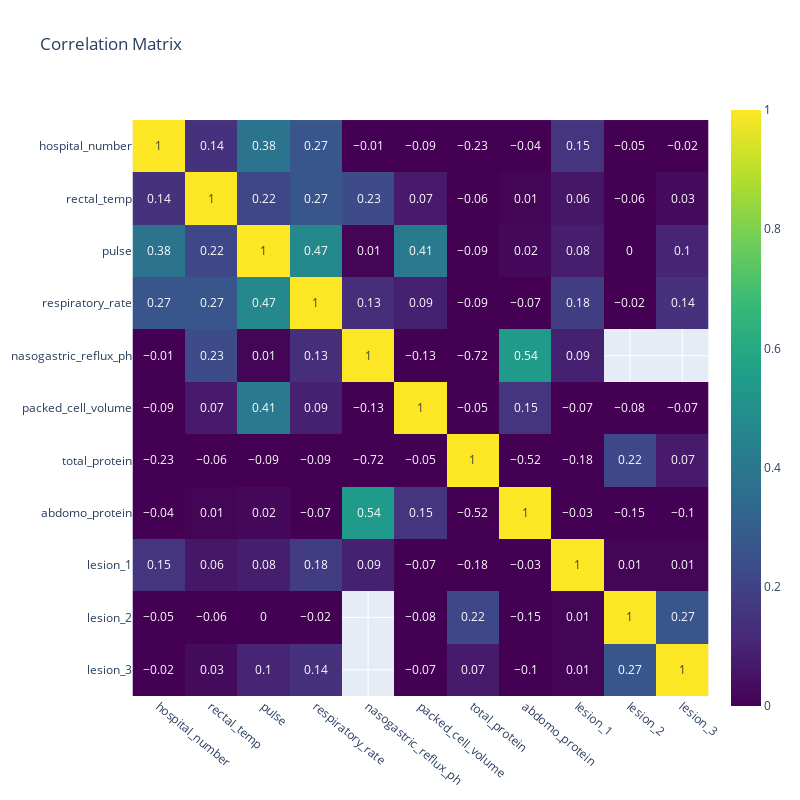

The code cell stored with this chart in its notebook:
### Code cell
correlation =  round(horses.corr(numeric_only = True),  ndigits=2)

fig = px.imshow(correlation,
                text_auto=True,
                color_continuous_scale = 'Viridis',
                range_color=(0, 1),
                title='Correlation Matrix',
                width=800,
                height=800
            )

fig.update_xaxes(tickangle=40)

fig.show()

### Figure 1 — Plotly figure (JSON) as saved in the notebook; plotly's stock layout.template omitted (floating-point values rounded to 4 significant figures)
{"data": [{"coloraxis": "coloraxis", "hovertemplate": "x: %{x}<br>y: %{y}<br>color: %{z}<extra></extra>", "name": "0", "texttemplate": "%{z}", "type": "heatmap", "x": ["hospital_number", "rectal_temp", "pulse", "respiratory_rate", "nasogastric_reflux_ph", "packed_cell_volume", "total_protein", "abdomo_protein", "lesion_1", "lesion_2", "lesion_3"], "xaxis": "x", "y": ["hospital_number", "rectal_temp", "pulse", "respiratory_rate", "nasogastric_reflux_ph", "packed_cell_volume", "total_protein", "abdomo_protein", "lesion_1", "lesion_2", "lesion_3"], "yaxis": "y", "z": [[1.0, 0.14, 0.38, 0.27, -0.01, -0.09, -0.23, -0.04, 0.15, -0.05, -0.02], [0.14, 1.0, 0.22, 0.27, 0.23, 0.07, -0.06, 0.01, 0.06, -0.06, 0.03], [0.38, 0.22, 1.0, 0.47, 0.01, 0.41, -0.09, 0.02, 0.08, -0.0, 0.1], [0.27, 0.27, 0.47, 1.0, 0.13, 0.09, -0.09, -0.07, 0.18, -0.02, 0.14], [-0.01, 0.23, 0.01, 0.13, 1.0, -0.13, -0.72, 0.54, 0.09, NaN, NaN], [-0.09, 0.07, 0.41, 0.09, -0.13, 1.0, -0.05, 0.15, -0.07, -0.08, -0.07], [-0.23, -0.06, -0.09, -0.09, -0.72, -0.05, 1.0, -0.52, -0.18, 0.22, 0.07], [-0.04, 0.01, 0.02, -0.07, 0.54, 0.15, -0.52, 1.0, -0.03, -0.15, -0.1], [0.15, 0.06, 0.08, 0.18, 0.09, -0.07, -0.18, -0.03, 1.0, 0.01, 0.01], [-0.05, -0.06, -0.0, -0.02, NaN, -0.08, 0.22, -0.15, 0.01, 1.0, 0.27], [-0.02, 0.03, 0.1, 0.14, NaN, -0.07, 0.07, -0.1, 0.01, 0.27, 1.0]]}], "layout": {"coloraxis": {"cmax": 1, "cmin": 0, "colorscale": [[0, "#440154"], [0.1111, "#482878"], [0.2222, "#3e4989"], [0.3333, "#31688e"], [0.4444, "#26828e"], [0.5556, "#1f9e89"], [0.6667, "#35b779"], [0.7778, "#6ece58"], [0.8889, "#b5de2b"], [1, "#fde725"]]}, "height": 800, "title": {"text": "Correlation Matrix"}, "width": 800, "xaxis": {"anchor": "y", "constrain": "domain", "domain": [0, 1], "scaleanchor": "y", "tickangle": 40}, "yaxis": {"anchor": "x", "autorange": "reversed", "constrain": "domain", "domain": [0, 1]}}}
